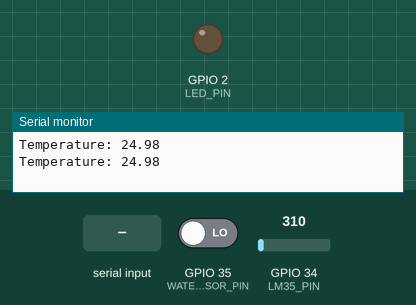
Bench run of a sketch on a simulated ESP32. Shown: output pins drawn as LEDs (lit = HIGH), the last lines printed to the serial monitor. The inputs (shaded band) are chosen by the test bench; at power-on: GPIO 34 (LM35_PIN) = 310, GPIO 35 (WATER_SENSOR_PIN) LOW. EEPROM starts erased.

Above: at 1.8 s.
1.9 s: "A\n" received over Serial
At 2.8 s:
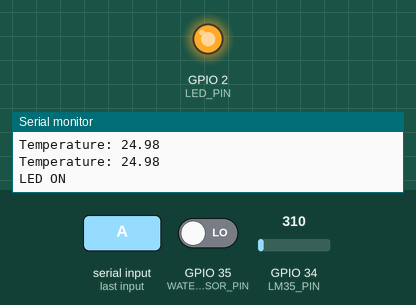
7.0 s: "S\n" received over Serial
At 7.8 s:
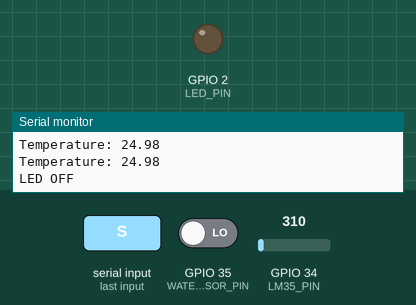
Timing chart, 0 to 10.0 s (numbered marks = the images above; inputs shaded):
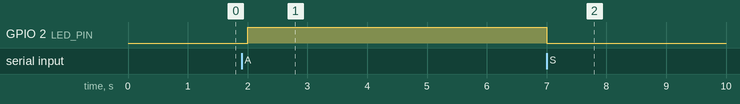

The sketch:

esp32_project.ino
```cpp
#define LED_PIN 2
#define LM35_PIN 34
#define WATER_SENSOR_PIN 35

#include <EEPROM.h>

const int EEPROM_SIZE = 512;
int messageIndex = 0;
int floodIndex = 100;

void setup() {
  Serial.begin(9600);
  pinMode(LED_PIN, OUTPUT);
  pinMode(WATER_SENSOR_PIN, INPUT);
  EEPROM.begin(EEPROM_SIZE);
}

void loop() {
  int analogValue = analogRead(LM35_PIN);
  float voltage = analogValue * (3.3 / 4095.0);
  float temperatureC = voltage * 100.0;
  Serial.print("Temperature: ");
  Serial.println(temperatureC);

  int waterState = digitalRead(WATER_SENSOR_PIN);
  if (waterState == HIGH) {
    Serial.println("Flood");
    storeFloodEvent();
    delay(500);
  }

  if (Serial.available()) {
    char command = Serial.read();
    if (command == 'A') {
      digitalWrite(LED_PIN, HIGH);
      Serial.println("LED ON");
    }
    if (command == 'S') {
      digitalWrite(LED_PIN, LOW);
      Serial.println("LED OFF");
    }
    if (command == 'M') {
      String message = Serial.readStringUntil('\n');
      storeMessage(message);
    }
  }
  delay(1000);
}

void storeMessage(String msg) {
  int addr = messageIndex;
  for (int i = 0; i < msg.length() && (addr + i) < 100; i++) {
    EEPROM.write(addr + i, msg[i]);
  }
  messageIndex = (messageIndex + 50) % 100;
  EEPROM.commit();
}

void storeFloodEvent() {
  String event = "Flood event\n";
  int addr = floodIndex;
  for (int i = 0; i < event.length() && (addr + i) < 400; i++) {
    EEPROM.write(addr + i, event[i]);
  }
  floodIndex = 100 + (floodIndex + 50) % 400;
  EEPROM.commit();
}
```

Measured:
- after the input at 1.9 s, GPIO 2 (LED_PIN): LOW → HIGH after 0.10 s
- after the input at 7.0 s, GPIO 2 (LED_PIN): HIGH → LOW at once
